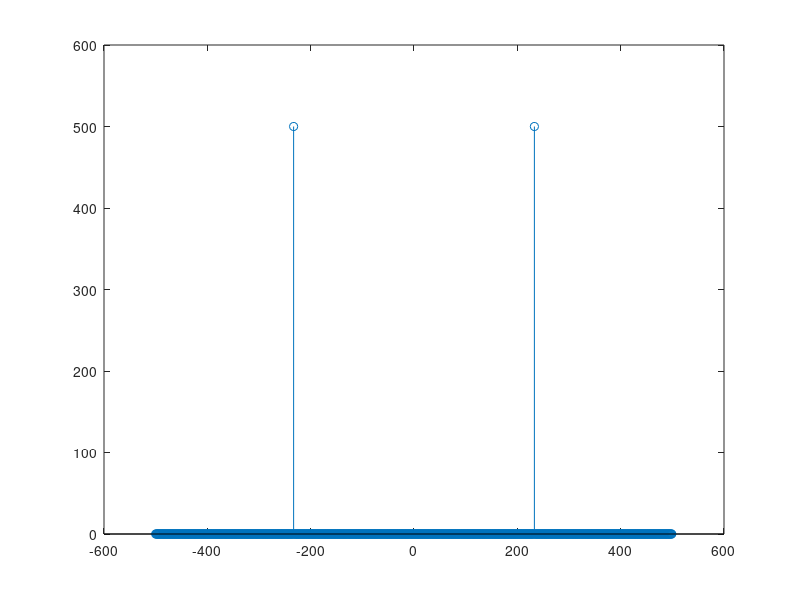
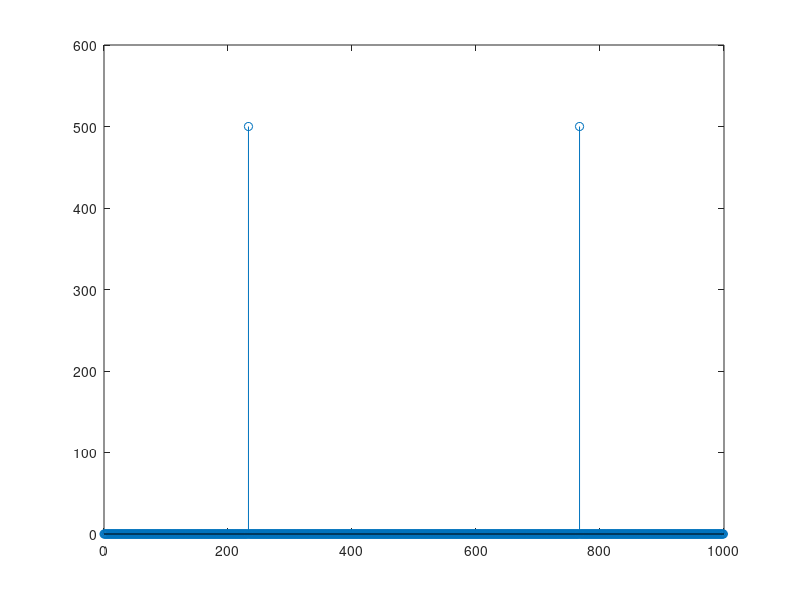

The MATLAB source for these figures, in order:
close all

Fs = 1000;
T  = 1;
f0 = 233;
Ts = 1 / Fs;

t = 0 : Ts : T; t(end) = [];
x = cos(2*pi * f0 * t);

N  = length(t);
XF = fft(x);

f  = Fs * linspace(-1/2, 1/2, N+1); f(end) = [];
figure; stem(f, fftshift( abs(XF) ));

f  = Fs * linspace(0, 1, N+1); f(end) = [];
figure; stem(f, abs(XF) );

